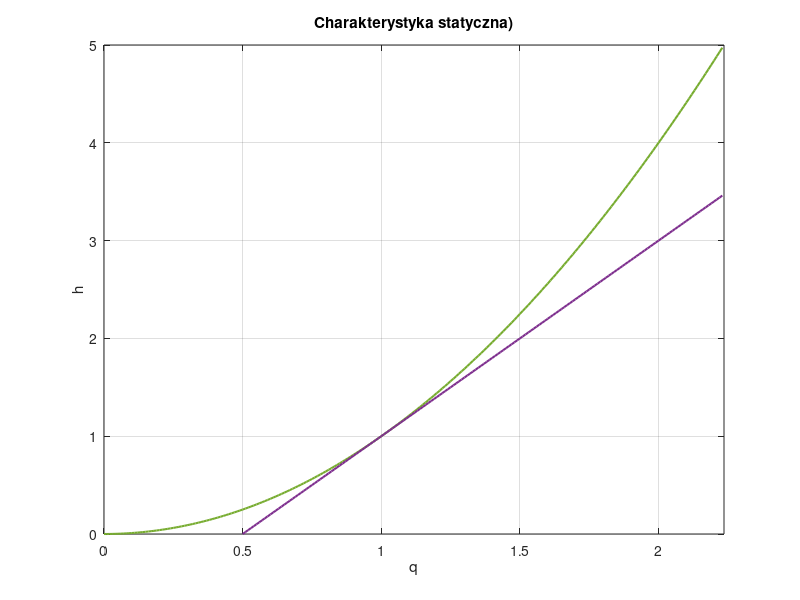

Recreate this plot in MATLAB. (Note: this script raises an error after producing the figure.)
clear all

s= tf('s');

% Parametry
qwe = 1;
qdiff = 0.4;
c1 = 3;
c2 = 1;
H1 = 5;
H2 = 5;
R1 = 4;
R2 = 5;
h10 = (qwe/c1)^2;
h20 = (qwe/c2)^2;
h1i = 0.2*h10;
h2i = 0.2*h20;

% Transmitancja przyrostowa
K = ((c1*H2^2)/(s*2*pi^2*R1^2*R2^2*h20^2*sqrt(h10)+pi*R2^2*h20^2*c1))/(s+(c2*H2^2)/(2*pi*R2^2*h20^2*sqrt(h20)));
[L, M] = tfdata(K, 'v');

% Stałe czasowe
% T = -1./roots(M)';
% Tmax = max(T);
T1 = (2*pi*R1^2*sqrt(h10))/c1;
T2 = (2*pi*R2^2*h20^2*sqrt(h20))/(c2*H2^2);
Tmax = max(T1, T2);

% Wzmocnienie
k = 2*sqrt(h20)/c2;

% Wykres charakterystyki statycznej h2 = f(qwe)
qgr = sqrt(H2)*c2;
qwe_static = (0:0.01:qgr)';
h2_static = (qwe_static/c2).^2;
qgr_static = h20*c2/2/sqrt(h20);
dqwe_static = (qgr_static:0.01:qgr);
dh2_static = (2*sqrt(h20)*(dqwe_static-qwe))/c2 + h20;
figure(1);
plot(qwe_static, h2_static, 'Color', [0.4660 0.6740 0.1880], 'LineWidth', 1.5);
hold on;
plot(dqwe_static, dh2_static, 'Color', [0.4940 0.1840 0.5560], 'LineWidth', 1.5);
title('Charakterystyka statyczna)');
xlabel('q');
ylabel('h');
xlim([0 qgr]);
grid on;
hold off;

% Wykres h2 oraz h2_zlinearyzowane
figure(3);
plot(h2, 'Color', [0 0.4470 0.7410], 'LineWidth', 1.5);
hold on;
plot(h2_zlin, 'Color', [0.6350 0.0780 0.1840], 'LineWidth', 1.5);
grid on;
xlim([0 floor(20*Tmax)]);
ylim([h2i ((qwe+qdiff)/c2)^2*1.1]);
hold off;